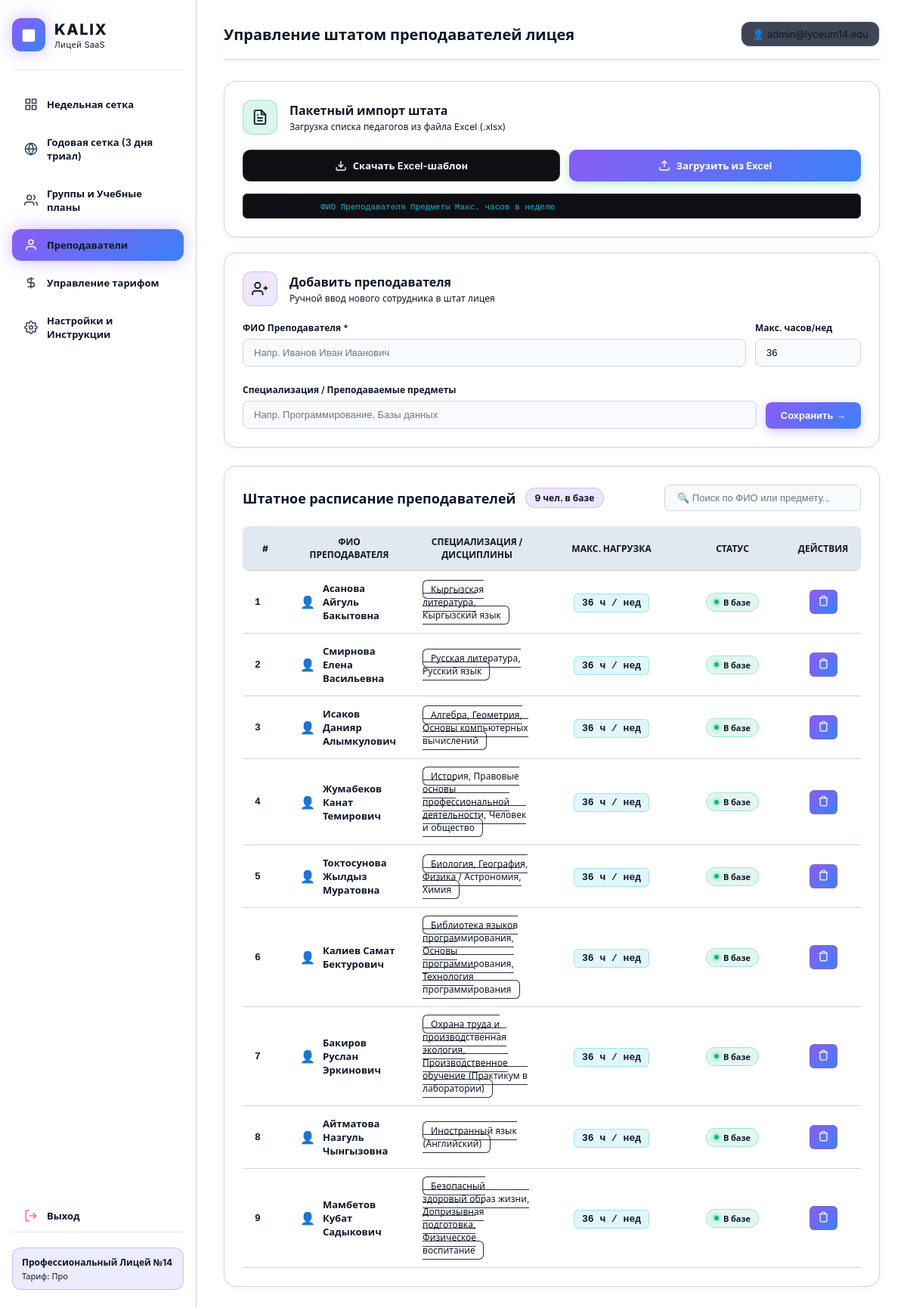
The app's page /teachers (signed in) with its own data.
### core_schema.py (models this page shows, shortened)
class Teacher(Base):
    __tablename__ = "teachers"
    id = Column(Integer, primary_key=True, autoincrement=True)
    lyceum_id = Column(Integer, ForeignKey("lyceums.id", ondelete="CASCADE"), nullable=False)
    full_name = Column(String(255), nullable=False)
    max_weekly_hours = Column(Integer, default=36)
    lyceum = relationship("Lyceum", back_populates="teachers")
    curriculum_items = relationship("SubjectCurriculum", back_populates="teacher")
    assignments = relationship("ScheduleAssignment", back_populates="teacher", cascade="all, delete-orphan")
    @property
    def specializations(self):
        if self.curriculum_items:
            names = [item.subject_name for item in self.curriculum_items if item.subject_name]
            if names:
                return ", ".join(sorted(set(names)))
        return getattr(self, "_spec_cached", None) or "Общие дисциплины"

class SubjectCurriculum(Base):
    __tablename__ = "subject_curriculum"
    id = Column(Integer, primary_key=True, autoincrement=True)
    group_id = Column(Integer, ForeignKey("student_groups.id", ondelete="CASCADE"), nullable=False)
    teacher_id = Column(Integer, ForeignKey("teachers.id", ondelete="SET NULL"), nullable=True)
    preferred_room_id = Column(Integer, ForeignKey("rooms.id", ondelete="SET NULL"), nullable=True)
    subject_name = Column(String(255), nullable=False)
    total_hours = Column(Integer, nullable=False)
    allocated_hours = Column(Integer, default=0)
    remaining_hours = Column(Integer, nullable=False)
    is_general_education = Column(Boolean, default=True, nullable=False)
    subject_type = Column(String(50), default="general", nullable=False)
    name = synonym("subject_name")
    group = relationship("StudentGroup", back_populates="curriculum")
    teacher = relationship("Teacher", back_populates="curriculum_items")
    preferred_room = relationship("Room", back_populates="curriculum_items")
    assignments = relationship("ScheduleAssignment", back_populates="subject", cascade="all, delete-orphan")

### app.py (the view)
@app.route("/teachers", methods=["GET"])
@login_required
def teachers_page():
    lyceum_id = session.get("lyceum_id")
    teachers = db.session.query(Teacher).filter(Teacher.lyceum_id == lyceum_id).all() if lyceum_id else []
    return render_template("teachers.html", active_page="teachers", teachers=teachers)

### auth.py (called while the page is built)
def login_required(f: Callable) -> Callable:
    @wraps(f)
    def decorated_function(*args: Any, **kwargs: Any) -> Any:
        if "user_id" not in session:
            flash("Пожалуйста, войдите в систему для доступа к этой странице.", "error")
            return redirect(url_for("auth.login", next=request.url))
        return f(*args, **kwargs)
    return decorated_function

### templates/teachers.html (shortened to what this page needs)
{% extends 'base.html' %}
{% block page_title %}Управление штатом преподавателей лицея{% endblock %}
{% block content %}
<div class="teachers-dashboard-wrapper">
  <div class="top-cards-grid">
    <div class="action-card">
      <div class="card-icon-header">
        <div class="icon-circle icon-excel">
          <svg width="22" height="22" viewBox="0 0 24 24" fill="none" stroke="currentColor" stroke-width="2"><path d="M14 2H6a2 2 0 0 0-2 2v16a2 2 0 0 0 2 2h12a2 2 0 0 0 2-2V8z"/><polyline points="14 2 14 8 20 8"/><line x1="16" y1="13" x2="8" y2="13"/><line x1="16" y1="17" x2="8" y2="17"/><polyline points="10 9 9 9 8 9"/></svg>
        </div>
        <div>
          <h3 class="card-title">Пакетный импорт штата</h3>
          <p class="card-subtitle">Загрузка списка педагогов из файла Excel (.xlsx)</p>
        </div>
      </div>
      <div class="bulk-buttons-group">
        <a href="/api/teachers/template" class="btn-template-download">
          <svg width="16" height="16" viewBox="0 0 24 24" fill="none" stroke="currentColor" stroke-width="2"><path d="M21 15v4a2 2 0 0 1-2 2H5a2 2 0 0 1-2-2v-4"/><polyline points="7 10 12 15 17 10"/><line x1="12" y1="15" x2="12" y2="3"/></svg>
          Скачать Excel-шаблон
        </a>
        <form action="/api/teachers/upload" method="POST" enctype="multipart/form-data" class="upload-inline-form">
          <label for="excelTeacherFile" class="btn-bulk-upload">
            <svg width="16" height="16" viewBox="0 0 24 24" fill="none" stroke="currentColor" stroke-width="2"><path d="M21 15v4a2 2 0 0 1-2 2H5a2 2 0 0 1-2-2v-4"/><polyline points="17 8 12 3 7 8"/><line x1="12" y1="3" x2="12" y2="15"/></svg>
            Загрузить из Excel
          </label>
        </form>
      </div>
      <div class="format-hint">
        Столбцы файла: <code>ФИО Преподавателя</code>, <code>Предметы</code>, <code>Макс. часов в неделю</code>
      </div>
    </div>
    <div class="action-card">
      <div class="card-icon-header">
        <div class="icon-circle icon-manual">
          <svg width="22" height="22" viewBox="0 0 24 24" fill="none" stroke="currentColor" stroke-width="2"><path d="M16 21v-2a4 4 0 0 0-4-4H5a4 4 0 0 0-4 4v2"/><circle cx="8.5" cy="7" r="4"/><line x1="20" y1="8" x2="20" y2="14"/><line x1="23" y1="11" x2="17" y2="11"/></svg>
        </div>
        <div>
          <h3 class="card-title">Добавить преподавателя</h3>
          <p class="card-subtitle">Ручной ввод нового сотрудника в штат лицея</p>
        </div>
      </div>
      <form action="/teachers/add" method="POST" class="manual-add-form">
        <div class="form-row">
          <div class="form-field flex-grow">
            <label class="field-label" for="full_name">ФИО Преподавателя *</label>
            <input type="text" id="full_name" name="full_name" class="field-input" placeholder="Напр. Иванов Иван Иванович" required>
          </div>
          <div class="form-field" style="width: 140px;">
            <label class="field-label" for="max_weekly_hours">Макс. часов/нед</label>
            <input type="number" id="max_weekly_hours" name="max_weekly_hours" class="field-input" value="36" min="1" max="72">
          </div>
        </div>
        <div class="form-row" style="margin-top: 10px;">
          <div class="form-field flex-grow">
            <label class="field-label" for="specializations">Специализация / Преподаваемые предметы</label>
            <input type="text" id="specializations" name="specializations" class="field-input" placeholder="Напр. Программирование, Базы данных">
          </div>
          <button type="submit" class="btn-save-teacher">
            Сохранить →
          </button>
        </div>
      </form>
    </div>
  </div>
  <div class="roster-card">
    <div class="roster-header">
      <div class="roster-title-wrap">
        <h3 class="roster-title">Штатное расписание преподавателей</h3>
        <span class="roster-count-badge">{{ teachers|length }} чел. в базе</span>
      </div>
      <div class="roster-search-wrap">
        <input type="text" id="teacherSearchInput" class="roster-search-input" placeholder="🔍 Поиск по ФИО или предмету..." onkeyup="filterRosterTable()">
      </div>
    </div>
    <div class="table-responsive">
      <table class="roster-table" id="rosterTable">
        <thead>
          <tr>
            <th style="width: 60px;">#</th>
            <th>ФИО Преподавателя</th>
            <th>Специализация / Дисциплины</th>
            <th style="width: 180px; text-align: center;">Макс. нагрузка</th>
            <th style="width: 140px; text-align: center;">Статус</th>
            <th style="width: 100px; text-align: center;">Действия</th>
          </tr>
        </thead>
        <tbody>
          {% if teachers %}
            {% for t in teachers %}
              <tr class="roster-row">
                <td class="col-id">{{ loop.index }}</td>
                <td class="col-name">
                  <div class="teacher-name-box">
                    <span class="avatar-icon">👤</span>
                    <span class="teacher-full-name">{{ t.full_name }}</span>
                  </div>
                </td>
                <td class="col-spec">
                  <span class="spec-tag">{{ t.specializations or 'Общие предметы' }}</span>
                </td>
                <td class="col-hours" style="text-align: center;">
                  <span class="hours-badge">{{ t.max_weekly_hours or 36 }} ч / нед</span>
                </td>
                <td class="col-status" style="text-align: center;">
                  <span class="status-pill status-active">
                    <span class="pulse-dot-green"></span> В базе
                  </span>
                </td>
                <td class="col-actions" style="text-align: center;">
                  <form action="/teachers/delete/{{ t.id }}" method="POST" onsubmit="return confirm('Удалить преподавателя {{ t.full_name }} из базы?')">
                    <button type="submit" class="btn-delete-teacher" title="Удалить">
                      <svg width="15" height="15" viewBox="0 0 24 24" fill="none" stroke="currentColor" stroke-width="2"><polyline points="3 6 5 6 21 6"/><path d="M19 6v14a2 2 0 0 1-2 2H7a2 2 0 0 1-2-2V6m3 0V4a2 2 0 0 1 2-2h4a2 2 0 0 1 2 2v2"/></svg>
                    </button>
                  </form>
                </td>
              </tr>
            {% endfor %}
          {% endif %}
        </tbody>
      </table>
    </div>
  </div>
</div>
{% endblock %}

### templates/base.html (shortened to what this page needs)
<!DOCTYPE html>
<html lang="ru" class="light-theme">
<head>
</head>
<body class="light-theme">
  <aside class="app-sidebar">
    <div class="sidebar-brand">
      <div class="brand-icon">
        <svg viewBox="0 0 24 24"><rect x="3" y="4" width="18" height="18" rx="2" ry="2"/><line x1="16" y1="2" x2="16" y2="6"/><line x1="8" y1="2" x2="8" y2="6"/><line x1="3" y1="10" x2="21" y2="10"/></svg>
      </div>
      <div>
        <div class="brand-title">KALIX</div>
        <div class="brand-subtitle">Лицей SaaS</div>
      </div>
    </div>
    <nav class="nav-menu">
      <a href="/dashboard" class="nav-item {% if active_page in ['dashboard', 'schedule'] %}active{% endif %}">
        <svg viewBox="0 0 24 24" fill="none" stroke="currentColor" stroke-width="2"><rect x="3" y="3" width="7" height="7"/><rect x="14" y="3" width="7" height="7"/><rect x="14" y="14" width="7" height="7"/><rect x="3" y="14" width="7" height="7"/></svg>
        <span>Недельная сетка</span>
      </a>
      <a href="/schedule/yearly" class="nav-item {% if active_page in ['yearly_schedule', 'yearly_matrix'] %}active{% endif %}">
        <svg viewBox="0 0 24 24" fill="none" stroke="currentColor" stroke-width="2"><circle cx="12" cy="12" r="10"/><line x1="2" y1="12" x2="22" y2="12"/><path d="M12 2a15.3 15.3 0 0 1 4 10 15.3 15.3 0 0 1-4 10 15.3 15.3 0 0 1-4-10 15.3 15.3 0 0 1 4-10z"/></svg>
        <span>Годовая сетка (3 дня триал)</span>
      </a>
      <a href="/groups" class="nav-item {% if active_page in ['groups', 'group_detail'] %}active{% endif %}">
        <svg viewBox="0 0 24 24" fill="none" stroke="currentColor" stroke-width="2"><path d="M17 21v-2a4 4 0 0 0-4-4H5a4 4 0 0 0-4 4v2"/><circle cx="9" cy="7" r="4"/><path d="M23 21v-2a4 4 0 0 0-3-3.87"/><path d="M16 3.13a4 4 0 0 1 0 7.75"/></svg>
        <span>Группы и Учебные планы</span>
      </a>
      <a href="/teachers" class="nav-item {% if active_page == 'teachers' %}active{% endif %}">
        <svg viewBox="0 0 24 24" fill="none" stroke="currentColor" stroke-width="2"><path d="M20 21v-2a4 4 0 0 0-4-4H8a4 4 0 0 0-4 4v2"/><circle cx="12" cy="7" r="4"/></svg>
        <span>Преподаватели</span>
      </a>
      <a href="/tariffs" class="nav-item {% if active_page in ['tariffs', 'subscriptions'] %}active{% endif %}">
        <svg viewBox="0 0 24 24" fill="none" stroke="currentColor" stroke-width="2"><path d="M12 2v20M17 5H9.5a3.5 3.5 0 0 0 0 7h5a3.5 3.5 0 0 1 0 7H6"/></svg>
        <span>Управление тарифом</span>
      </a>
      <a href="/settings" class="nav-item {% if active_page in ['settings', 'schedule_config'] %}active{% endif %}">
        <span>Настройки и Инструкции</span>
      </a>
      <a href="/logout" class="nav-item danger-link">
        <svg viewBox="0 0 24 24" fill="none" stroke="currentColor" stroke-width="2"><path d="M9 21H5a2 2 0 0 1-2-2V5a2 2 0 0 1 2-2h4"/><polyline points="16 17 21 12 16 7"/><line x1="21" y1="12" x2="9" y2="12"/></svg>
        <span>Выход</span>
      </a>
    </nav>
    <div class="sidebar-footer">
      <div class="tenant-badge">
        <div class="tenant-name">{{ lyceum.name if lyceum else session.get('lyceum_name', 'Профессиональный Лицей №14') }}</div>
        <div class="tenant-tier">Тариф: {{ lyceum.tier_name if (lyceum and lyceum.tier_name) else session.get('tier_name', 'Старт') }}</div>
      </div>
    </div>
  </aside>
  <main class="app-main">
    <div class="top-bar">
      <h2 class="page-title">
        {% block page_title %}Панель управления{% endblock %}
      </h2>
      <div class="user-pill">
        👤 {{ session.get('email', 'Пользователь') }}
      </div>
    </div>
    {% block content %}{% endblock %}
  </main>
</body>
</html>

### records on screen
Teacher: full_name "Асанова Айгуль Бакытовна", subject_name "Кыргызская литература, Кыргызский язык", max_weekly_hours "36"
Teacher: full_name "Смирнова Елена Васильевна", subject_name "Русская литература, Русский язык", max_weekly_hours "36"
Teacher: full_name "Исаков Данияр Алымкулович", subject_name "Алгебра, Геометрия, Основы компьютерных вычислений", max_weekly_hours "36"
Teacher: full_name "Жумабеков Канат Темирович", subject_name "История, Правовые основы профессиональной деятельности, Человек и общество", max_weekly_hours "36"
Teacher: full_name "Токтосунова Жылдыз Муратовна", subject_name "Биология, География, Физика / Астрономия, Химия", max_weekly_hours "36"
Teacher: full_name "Калиев Самат Бектурович", subject_name "Библиотека языков программирования, Основы программирования, Технология программирования", max_weekly_hours "36"
Teacher: full_name "Бакиров Руслан Эркинович", subject_name "Охрана труда и производственная экология, Производственное обучение (Практикум в лаборатории)", max_weekly_hours "36"
Teacher: full_name "Айтматова Назгуль Чынгызовна", subject_name "Иностранный язык (Английский)", max_weekly_hours "36"
Teacher: full_name "Мамбетов Кубат Садыкович", subject_name "Безопасный здоровый образ жизни, Допризывная подготовка, Физическое воспитание", max_weekly_hours "36"

### other values on screen
{{ session.get('email', 'Пользователь') }} "admin@lyceum14.edu"
{{ teachers|length }} "9"
